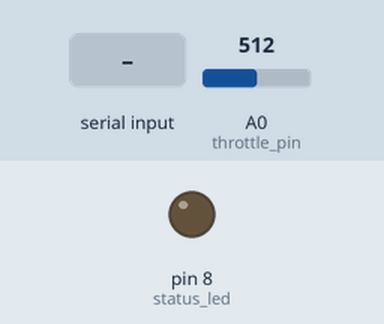
Recording of a sketch running on a simulated Arduino Uno, built with avr-gcc and run on an emulated ATmega328P. Parts: output pins drawn as LEDs (lit = HIGH). The inputs (shaded band) are chosen by the test bench; at power-on: A0 (throttle_pin) = 512. What the sketch prints to the serial monitor is not drawn.

Above: at 1.2 s.
1.3 s: byte 10 (10) received over Serial
2.8 s: A0 (throttle_pin) set to 990
5.8 s: A0 (throttle_pin) set to 1011
7.3 s: "1\n" received over the second serial link
Timing chart, 0 to 9.8 s (numbered marks = the images above; inputs shaded):
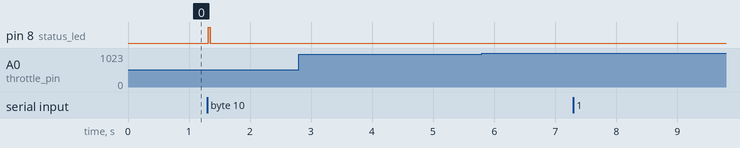

The sketch:

Transmitter_actual.ino
```cpp
/* Padraig Lysandrou 2019
 * BLE Controller for my electric longboard
 *
 */
#include <SoftwareSerial.h>
#include <Servo.h>
SoftwareSerial BLE(3, 2); // RX, TX
int status_led = 8;
const int throttle_pin = A0;
int throttle_value = 0;
const float min_PWM = 1000;
const float max_PWM = 1300;
const float min_ADC = 400;
const float max_ADC = 630;
float throttle_calc = 0.0;
int last_throttle_val = 0;


void setup() {
  // configure LED as output
  pinMode(status_led, OUTPUT);
  pinMode(throttle_pin, INPUT);

  // Open serial communications and wait for port to open:
  Serial.begin(9600);
  while (!Serial) {;}
  Serial.println("Initializing Debug Serial Port");

  // set the data rate for the SoftwareSerial port
  BLE.begin(9600);
}


void loop() {
  // check if slave is sending things...
  if (BLE.available()) {
    if(BLE.read() == 10){
      Serial.println("Received Error");
      BLE.print(min_PWM);
      BLE.println("");
    }
    digitalWrite(status_led, HIGH);
  }
  else{digitalWrite(status_led,LOW);}

  // send what is sent over computer serial port.
  if (Serial.available()) {
    BLE.print(Serial.read());
    BLE.println("");
    digitalWrite(status_led, HIGH);
  }
  else{digitalWrite(status_led,LOW);}


  // read the throttle finger, remap, and transmit
  throttle_value = analogRead(throttle_pin);
  Serial.print(throttle_value);
  Serial.print("   ");
  if(throttle_value < min_ADC){
    throttle_calc = min_PWM;
  }
  else if(throttle_value > max_ADC && throttle_value <= 700){
    throttle_calc = max_PWM;
  }
  else if(throttle_value > 750){
    throttle_calc = min_PWM;
  }
  else{ // span what we want
    throttle_calc = min_PWM + ((throttle_value - min_ADC)*((max_PWM - min_PWM)/(max_ADC - min_ADC)));
  }
  throttle_value = (int) ((throttle_calc + (2*last_throttle_val))/3);
  if(throttle_value < min_PWM){throttle_value = min_PWM;}
  if(throttle_value > max_PWM){throttle_value = max_PWM;}
  Serial.print(throttle_value); Serial.print("   ");
  Serial.println(throttle_value);
  BLE.print(throttle_value);
  BLE.println("");
  delay(30);
  last_throttle_val = throttle_value;
}
```

Measured:
- after the input at 1.3 s, pin 8 (status_led): LOW → HIGH at once, → LOW 0.04 s later
- after the input at 2.8 s, every drawn part: stays the same
- after the input at 5.8 s, every drawn part: stays the same
